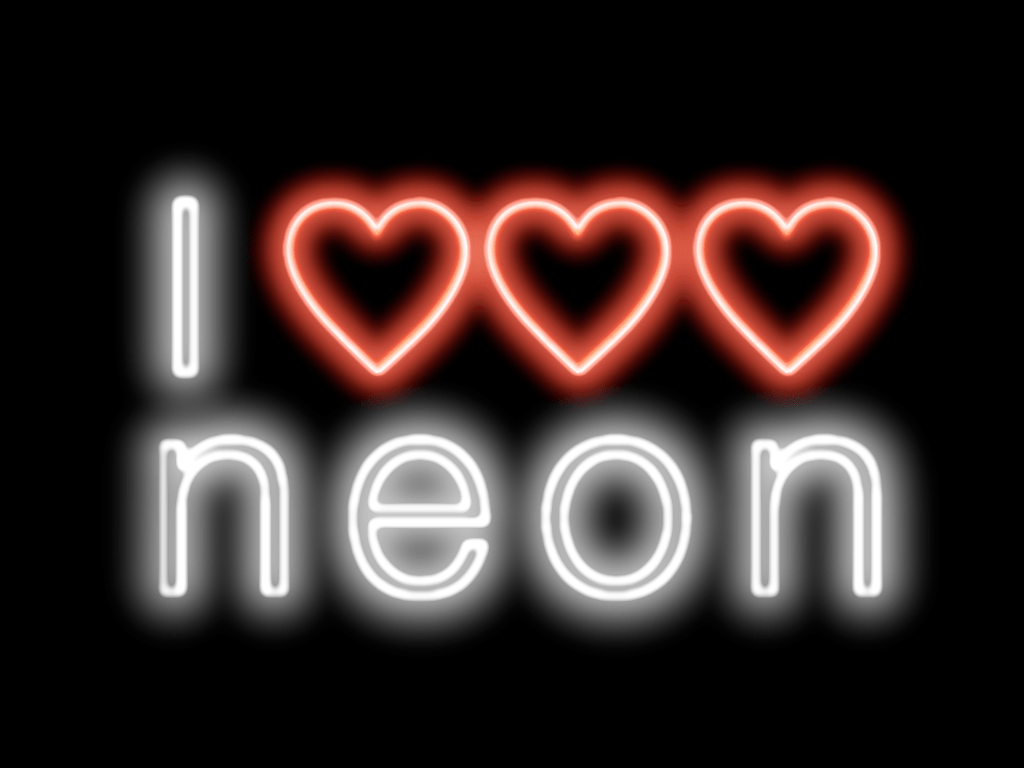
#> input picture Python/Image Processing Exercises/neon-text.png, 1024 x 768 px, found by its file name
$ python 'Template Matching.py'
#> lines starting #> are read from the running program, lines starting #| are printed output that depends on the picture; after the words box and inside, x2 and y2 are one past the last pixel; in counts of white or black regions, pixels touching at a corner belong together
import cv2 as cv
import numpy as np

# Reading image and template as grayscale
image = cv.imread("Python/Image Processing Exercises/neon-text.png",0)
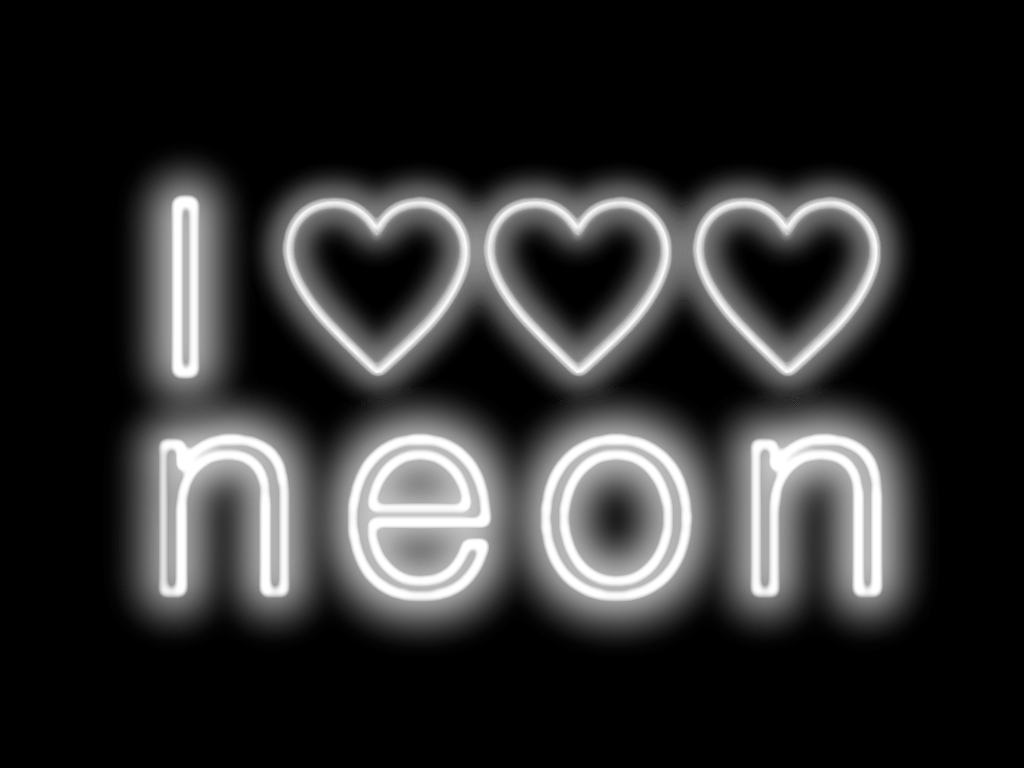
#> image: shape (768, 1024); min 0, max 255, mean 45.7
template = cv.imread("Python/Image Processing Exercises/Template.PNG",0)
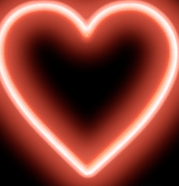
#> input picture Python/Image Processing Exercises/Template.PNG, 179 x 186 px, found by its file name
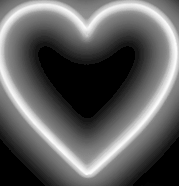
#> template: shape (186, 179); min 0, max 254, mean 95.7


# Apply template matching
res = abs(cv.matchTemplate(image,template,cv.TM_CCOEFF_NORMED))
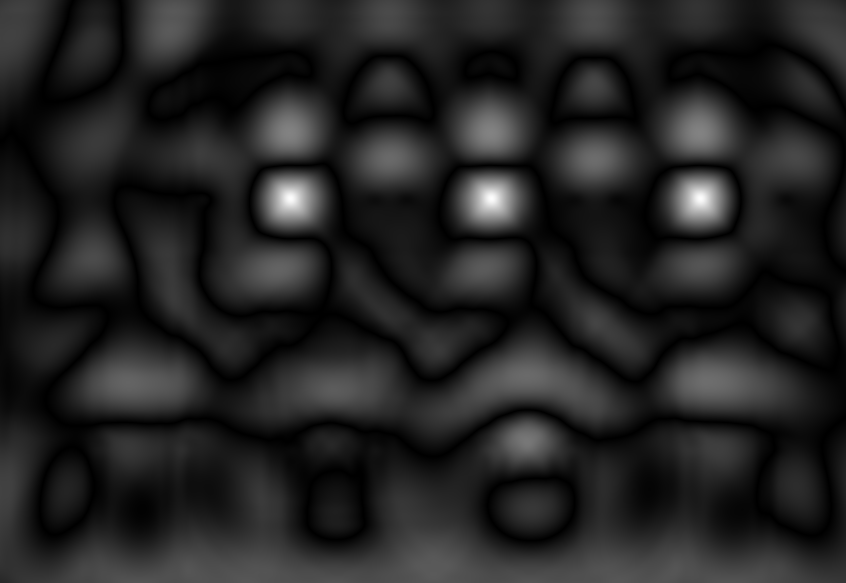
#> res: shape (583, 846) float32; min 1.05e-06, max 0.994, mean 0.14
res = np.ndarray.astype(res*255,np.uint8)

ret,thresh1 = cv.threshold(res,250,255,cv.THRESH_BINARY)
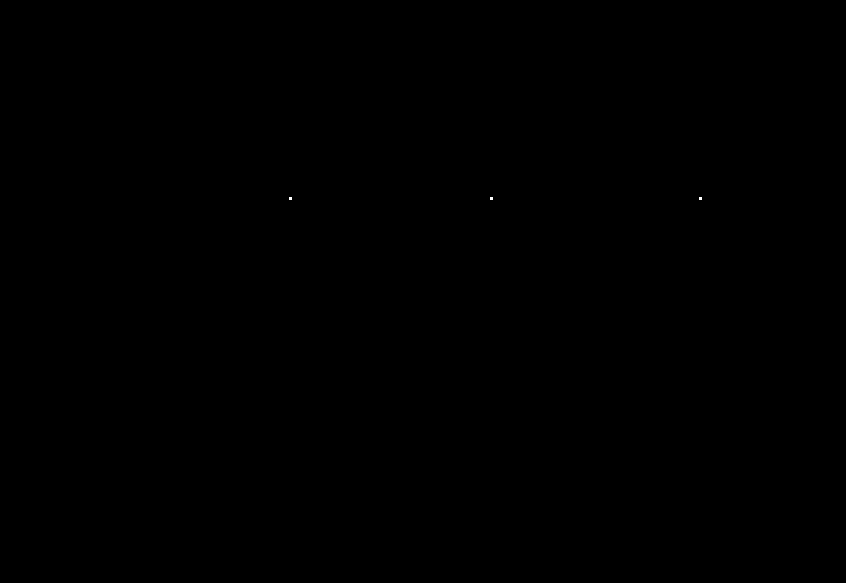
#> thresh1: shape (583, 846); 0.01% white in thin lines or dots, all inside (x1, y1, x2, y2) = (289, 197, 702, 200)
# If the method is TM_SQDIFF or TM_SQDIFF_NORMED, take minimum

#cv.imshow("matchTemplate",res)
cv.imshow("Thresholded",thresh1)
cv.imshow("Neon Text Original",image)
cv.waitKey(0)
